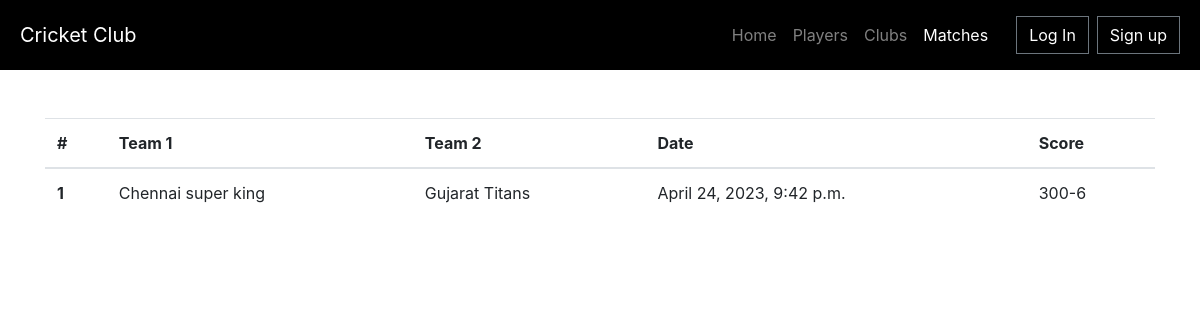
The app's page /match/ with its own data.
### matches/models.py (models this page shows, shortened)
class Match(models.Model):
    team_1 = models.ForeignKey(Club, on_delete=models.CASCADE, related_name='team_1')
    team_2 = models.ForeignKey(Club, on_delete=models.CASCADE, related_name='team_2')
    total_runs = models.PositiveIntegerField(default=0)
    wicket = models.PositiveIntegerField(default=0)
    timestamp = models.DateTimeField(auto_now_add=True)

### clubs/models.py (models this page shows, shortened)
class Club(models.Model):
    IPL = 'IPL'
    WorldCup = 'WP'
    image = models.ImageField(upload_to=upload_image_path, null=True, blank=True)
    name = models.CharField(max_length=50)
    location = models.CharField(max_length=255)
    manager = models.ForeignKey(
        get_user_model(),
        on_delete = models.CASCADE
    )
    points = models.PositiveIntegerField(default=0)
    ligue_choice = ((IPL, 'IPL'),
                    (WorldCup, 'WP'),)
    ligue = models.CharField(max_length=5,
            choices=ligue_choice,
            default = IPL)
    def __str__(self):
        return self.name

### matches/views.py (the view)
# urls.py: path('', MatchListView.as_view(), name='match_list'),
class MatchListView(ListView):
    model = Match
    template_name = 'match_list.html'

### templates/match_list.html (shortened to what this page needs)
{% extends 'base.html' %}
{% load static %}
{% block content %}
<div class="container mt-5 ">
<table class="table table-stripped">
  <thead>
  <tr>
    <th scope="col">#</th>
    <th scope="col">Team 1</th>
    <th scope="col">Team 2</th>
    <th scope="col">Date</th>
    <th scope="col">Score</th>
  </tr>
  <tbody>
  {% for match in object_list %}
  <tr>
    <th scope="row">{{forloop.counter}}</th>
    <td>{{match.team_1}}</td>
    <td>{{match.team_2}}</td>
    <td>{{match.timestamp}}</td>
    <td>{{match.total_runs}}-{{match.wicket}}</td>
  </tr>
  {% endfor %}
  </tbody>
</table>
</div>
{% endblock content %}

### records on screen
Match: team_1 "Chennai super king", team_2 "Gujarat Titans", timestamp "April 24, 2023, 9:42 p.m.", total_runs "300", wicket "6"
